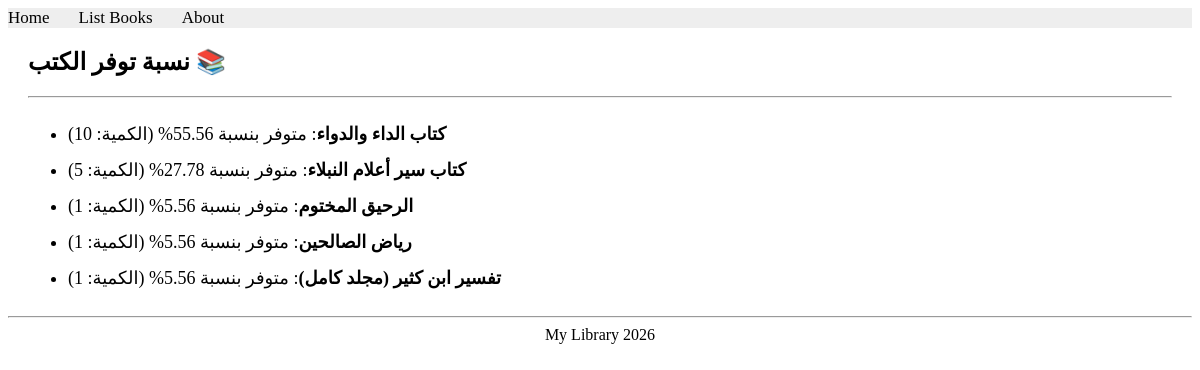
/books/lab9/task1/, run on the app's committed database.
### apps/bookmodule/models.py (models this page shows)
class Book(models.Model):
    title = models.CharField(max_length=100)
    price = models.FloatField(default=0.0)
    quantity = models.IntegerField(default=1)
    pubdate = models.DateTimeField()
    rating = models.SmallIntegerField(default=1)
    publisher = models.ForeignKey(Publisher, null=True, on_delete=models.SET_NULL)
    authors = models.ManyToManyField(Author)

### apps/bookmodule/views.py (the view)
# urls.py: path('lab9/task1/', views.task1_lab9, name="books.task1_lab9"),
def task1_lab9(request):
    total_quantity = Book.objects.aggregate(total=Sum('quantity'))['total'] or 0
    books = Book.objects.all()
    for book in books:
        if total_quantity > 0:
            book.percentage = round((book.quantity / total_quantity) * 100, 2)
        else:
            book.percentage = 0.0
    return render(request, 'bookmodule/task1_lab9.html', {'books': books})

### apps/templates/bookmodule/task1_lab9.html (shortened to what this page needs)
{% extends "layouts/base.html" %}
{% block content %}
<div style="margin: 20px;">
    <h2>نسبة توفر الكتب 📚</h2>
    <hr>
    <ul style="font-size: 18px; line-height: 2;">
        {% for book in books %}
            <li><strong>{{ book.title }}</strong>: متوفر بنسبة {{ book.percentage }}% (الكمية: {{ book.quantity }})</li>
        {% endfor %}
    </ul>
</div>
{% endblock content %}

### data on the page
Book: title "كتاب الداء والدواء", percentage "55.56", quantity "10"
Book: title "كتاب سير أعلام النبلاء", percentage "27.78", quantity "5"
Book: title "الرحيق المختوم", percentage "5.56", quantity "1"
Book: title "رياض الصالحين", percentage "5.56", quantity "1"
Book: title "تفسير ابن كثير (مجلد كامل)", percentage "5.56", quantity "1"
